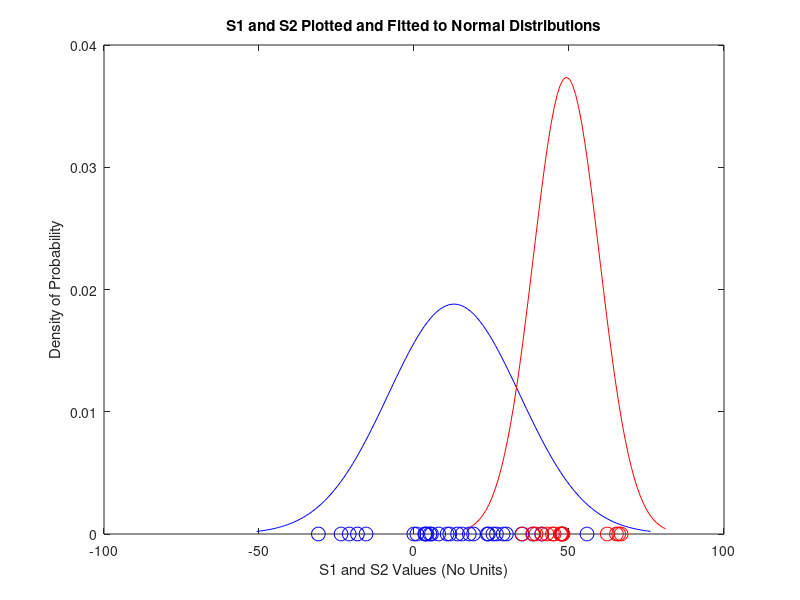

Recreate this plot in MATLAB.
load('normdist.mat')

S1 = sort(S1);
S2 = sort(S2);

S1_phat = mle(S1);
S1_a = S1_phat(1) - 3*S1_phat(2);
S1_b = S1_phat(1) + 3*S1_phat(2);
S1_x = [S1_a:1:S1_b];
S1_norm = normpdf(S1_x, S1_phat(1), S1_phat(2));

S2_phat = mle(S2);
S2_a = S2_phat(1) - 3*S2_phat(2);
S2_b = S2_phat(1) + 3*S2_phat(2);
S2_x = [S2_a:1:S2_b];
S2_norm = normpdf(S2_x, S2_phat(1), S2_phat(2));

figure;
plot(S1_x, S1_norm, 'b');
hold on
plot(S2_x, S2_norm, 'r');
hold on
plot(S1,0,'bo','MarkerSize',10);
hold on
plot(S2,0,'ro','MarkerSize',10);
title('S1 and S2 Plotted and Fitted to Normal Distributions');
xlabel('S1 and S2 Values (No Units)');
ylabel('Density of Probability');
